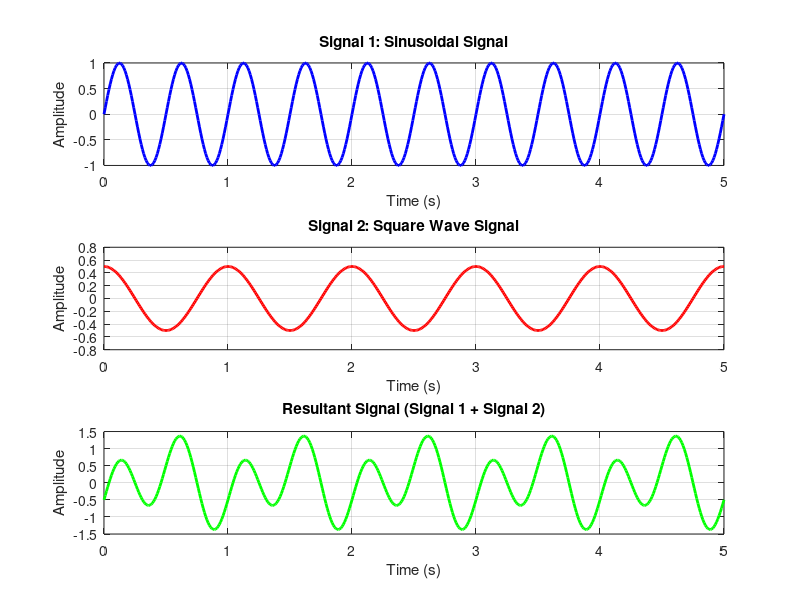

Source code (MATLAB): (Note: this script raises an error after producing the figure.)
% Time vector
t = 0:0.01:5; % Time vector from 0 to 5 seconds with a step of 0.01 seconds

% Signal 1: A sinusoidal signal
A1 = 1; % Amplitude
f1 = 2; % Frequency in Hz
signal1 = A1 * sin(2*pi*f1*t);

% Signal 2: A square wave signal
A2 = 0.5; % Amplitude
f2 = 1; % Frequency in Hz
signal2 = A2 * cos(2*pi*f2*t);

% Add the two signals together
result_signal = signal1 - signal2;

% Plot the original signals and the result
subplot(3, 1, 1);
plot(t, signal1, 'b', 'LineWidth', 2);
title('Signal 1: Sinusoidal Signal');
xlabel('Time (s)');
ylabel('Amplitude');
grid on;

subplot(3, 1, 2);
plot(t, signal2, 'r', 'LineWidth', 2);
title('Signal 2: Square Wave Signal');
xlabel('Time (s)');
ylabel('Amplitude');
grid on;

subplot(3, 1, 3);
plot(t, result_signal, 'g', 'LineWidth', 2);
title('Resultant Signal (Signal 1 + Signal 2)');
xlabel('Time (s)');
ylabel('Amplitude');
grid on;

sgtitle('Addition of Two Signals');

